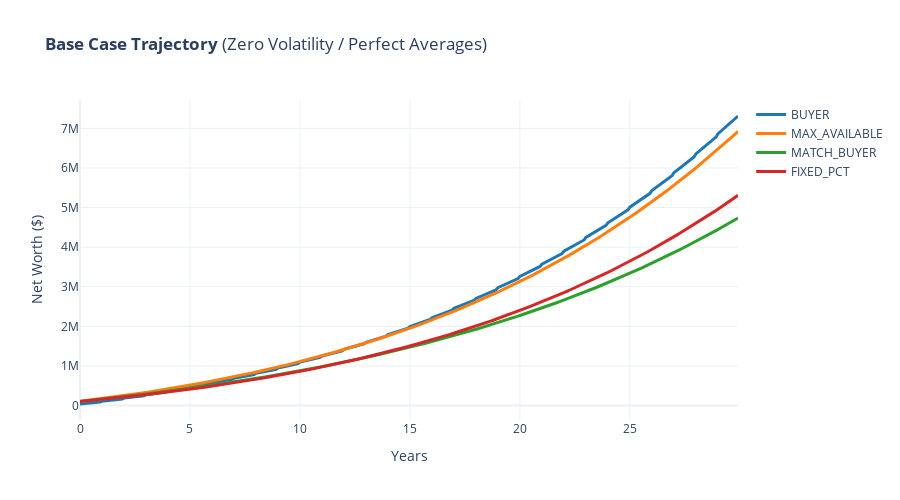
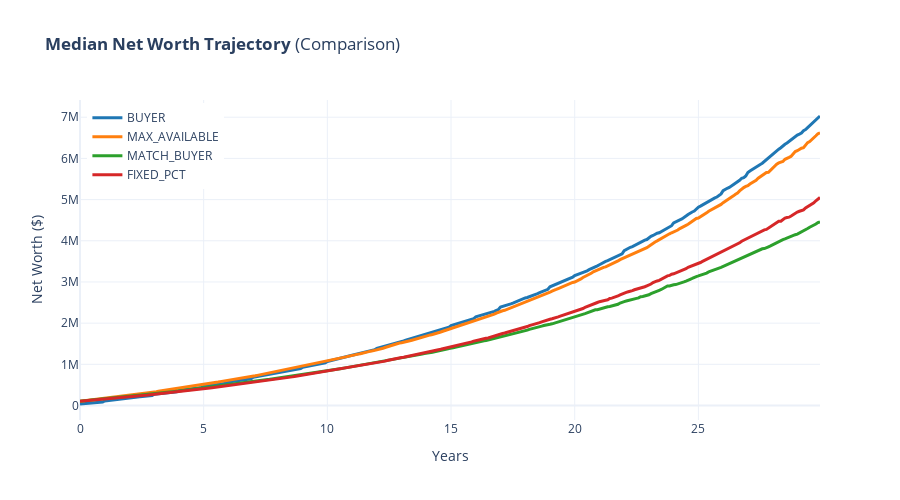
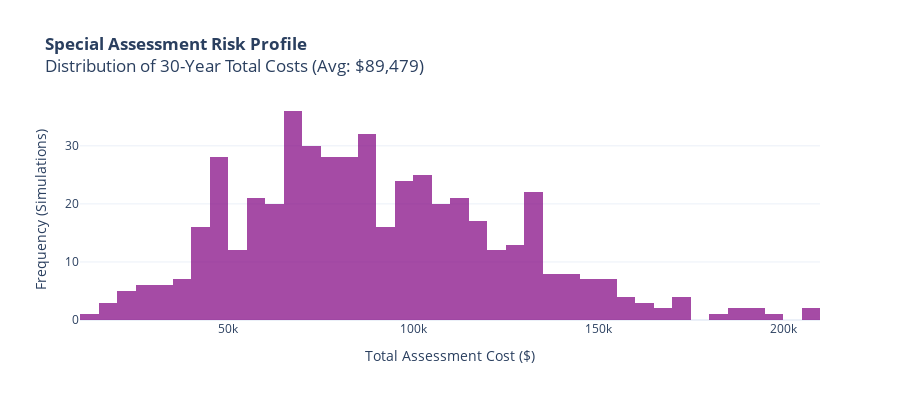
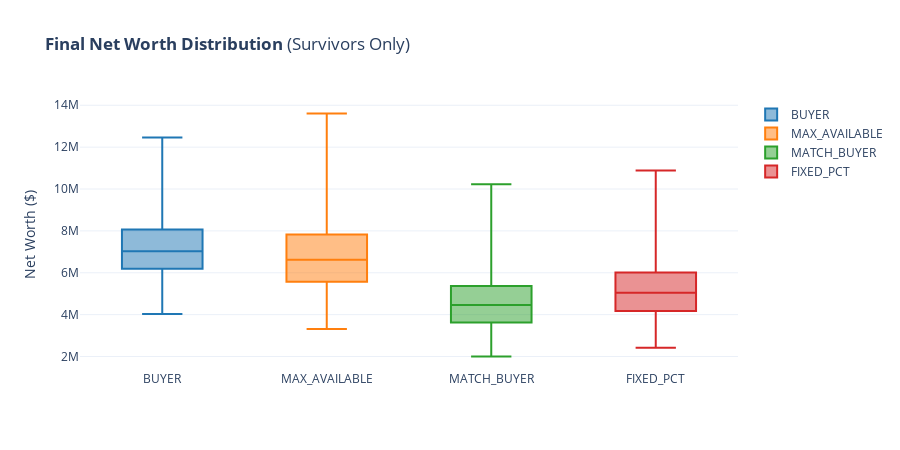

Notebook code for these charts, in order:
### Code cell
import plotly.graph_objects as go
import numpy as np
import pandas as pd
from plotly.subplots import make_subplots


engine = ExtendedSimulationEngine(
    rent=RentParams(
        start_rent=2600,
        growth=0.03
    ),
    years=30,
    market=MarketParams(0.06, 0.08, 0.02),
    income=IncomeParams(150000, 0.03, 0.30),
    living=LivingCostParams(1000, 0.02),
    property_p=PropertyParams(
        price=650000,
        down_pct=0.10,
        mortgage_rate=0.045,
        amort_years=30,
        appreciation=0.03,
        property_tax_rate=0.0061,
        condo_fee=650,
        maintenance_pct=0.005,
        selling_cost_pct=0.05
    ),
    accounts=RegisteredAccountRules(
        tfsa_start_room=80000,
        tfsa_annual_room=7000,
        rrsp_start_room=50000,
        rrsp_max_annual=32000,
        rrsp_pct_income=0.18
    ),
    assessment_risk=AssessmentRisk(0.02, 0.03, 5000, 35000)
)

bankruptcy_policy = BankruptcyPolicy(
    min_liquidity=5000,
    max_debt_ratio=6
)

results, bankruptcies = run_cohort(
    engine,
    runs=500,
    renter_strategies=[
        RenterStrategy.MAX_AVAILABLE,
        RenterStrategy.FIXED_PCT,
        RenterStrategy.MATCH_BUYER
    ],
    bankruptcy_policy=bankruptcy_policy
)


# ==========================================
# 1. VERBOSE PARAMETER PRINTING
# ==========================================
def print_parameters(engine, policy):
    p = engine.property
    m = engine.market
    r = engine.rent
    i = engine.income
    ar = engine.assessment_risk
    
    print("="*65)
    print(f"SIMULATION CONFIGURATION (30 Years / {engine.months} Months)")
    print("="*65)
    print(f"[PROPERTY]  Price: ${p.price:,.0f} | Down: {p.down_pct:.0%} | Rate: {p.mortgage_rate:.2%}")
    print(f"            Tax: {p.property_tax_rate:.2%} | Maint: {p.maintenance_pct:.1%} | Condo Fee: ${p.condo_fee}/mo")
    print(f"[RENT]      Start: ${r.start_rent}/mo | Growth: {r.growth:.1%}")
    print(f"[MARKET]    Return: {m.annual_return:.1%} | Volatility: {m.annual_volatility:.1%} | Inflation: {m.inflation:.1%}")
    print(f"[RISK]      Assessments: {ar.prob_start:.1%} prob, ${ar.min_cost/1000:.0f}k-${ar.max_cost/1000:.0f}k range")
    print(f"[POLICY]    Bankruptcy: <${policy.min_liquidity} Liq or >{policy.max_debt_ratio}x Debt/Income")
    print("="*65 + "\n")


# ==========================================
# 2. a) BASE CASE (DETERMINISTIC) RUNNER
# ==========================================
def run_deterministic_base_case(engine, strategies, policy):
    """
    Runs the simulation ONCE with zero volatility (perfect averages).
    Useful to see the 'theoretical' geometric drift.
    """
    # 1. Create constant (flat) arrays for returns
    # We use the MEAN values for everything.
    flat_market_ret = np.full(engine.years, engine.market.annual_return)
    flat_prop_ret = np.full(engine.years, engine.property.appreciation)
    
    # 2. Smooth out assessments (Expected Value distributed evenly)
    # Approx expected cost = probability * (min + max) / 2
    avg_assess_cost = engine.assessment_risk.prob_start * (engine.assessment_risk.min_cost + engine.assessment_risk.max_cost) / 2
    # We'll just apply this small cost annually to be fair
    flat_assessments = np.zeros(engine.years)
    flat_assessments[5:] = avg_assess_cost # Start after year 5 like the risk model
    
    # 3. Initial Capital (Opportunity Cost)
    initial_capital = (
        engine.property.price * engine.property.down_pct + 
        engine.property.price * engine.property.selling_cost_pct
    )

    results = {}
    
    # BUYER
    b_series, b_flow, _ = engine.run_buyer(flat_market_ret, flat_prop_ret, flat_assessments)
    b_flow_series = pd.Series(b_flow)
    results["BUYER"] = b_series.values

    # RENTERS
    for strat in strategies:
        r_eng = RenterEngine(strat, b_flow_series)
        r_series, _ = engine.run_renter(
            market_returns=flat_market_ret,
            assessment_timeline=flat_assessments,
            renter_engine=r_eng,
            bankruptcy_policy=policy,
            initial_capital=initial_capital
        )
        results[strat] = r_series.values
        
    return results

# ==========================================
# 2. EXECUTION (Running the Cohort)
# ==========================================

def run_cohort_extended(engine, runs, strategies, policy):
    rng = np.random.default_rng(42)
    history = {"BUYER": [], **{s: [] for s in strategies}}
    
    # Track Assessment Statistics
    assessment_stats = {
        "count": [],
        "total_cost": []
    }

    # Calculate Initial Capital for Renters (Opportunity Cost)
    initial_capital = (
        engine.property.price * engine.property.down_pct + 
        engine.property.price * engine.property.selling_cost_pct
    )
    
    print(f"Starting {runs} Simulation Runs...")
    print(f"Renter Initial Investment (Opp. Cost): ${initial_capital:,.2f}")

    for _ in range(runs):
        m_ret = rng.normal(engine.market.annual_return, engine.market.annual_volatility, engine.years)
        p_ret = rng.normal(engine.property.appreciation, 0.05, engine.years)
        assess = generate_assessments(engine.assessment_risk, engine.years, engine.market.inflation, rng)
        
        # Track assessments for this run
        assessment_stats["count"].append(np.count_nonzero(assess))
        assessment_stats["total_cost"].append(np.sum(assess))

        # BUYER
        b_series, b_flow, b_bk = engine.run_buyer(m_ret, p_ret, assess)
        
        # FIX: Convert b_flow list to Series so .iloc works in RenterEngine
        b_flow_series = pd.Series(b_flow)

        if len(b_series) < engine.months: # Pad if bankrupt
            pad = pd.Series([0] * (engine.months - len(b_series)))
            b_series = pd.concat([b_series, pad], ignore_index=True)
        history["BUYER"].append(b_series.values)

        # RENTERS
        for strat in strategies:
            r_eng = RenterEngine(strat, b_flow_series) # Pass the Series, not the list
            
            # Injecting manual initial_capital fix
            r_series, r_bk = engine.run_renter(
                market_returns=m_ret, 
                assessment_timeline=assess, 
                renter_engine=r_eng, 
                bankruptcy_policy=policy,
                initial_capital=initial_capital 
            )
            history[strat].append(r_series.values)
            
    return history, assessment_stats

# --- EXECUTE ---

print_parameters(engine, bankruptcy_policy)
strategies = [RenterStrategy.MAX_AVAILABLE, RenterStrategy.MATCH_BUYER, RenterStrategy.FIXED_PCT]

print(f"1. Running Deterministic Base Case (No Volatility)...")
base_case_results = run_deterministic_base_case(engine, strategies, bankruptcy_policy)

print(f"2. Running Monte Carlo Cohort (500 Runs with Volatility)...")
data, assess_data = run_cohort_extended(engine, 500, strategies, bankruptcy_policy)

# ==========================================
# 3. STATISTICS & VISUALIZATION
# ==========================================

# --- A. Strategy Stats Table ---
stats_rows = []
for strat in ["BUYER"] + strategies:
    runs = data[strat]
    finals = [r[-1] for r in runs]
    survivors = [x for x in finals if x > 0]
    
    win_rate = "N/A"
    if strat != "BUYER":
        buyer_finals = [r[-1] for r in data["BUYER"]]
        wins = sum(r > b for r, b in zip(finals, buyer_finals))
        win_rate = f"{(wins/len(runs))*100:.1f}%"

    stats_rows.append({
        "Strategy": strat,
        "Win Rate (vs Buyer)": win_rate,
        "Median Net Worth": f"${np.median(survivors):,.0f}",
        "Mean Net Worth": f"${np.mean(survivors):,.0f}",
        "Survival Rate": f"{(len(survivors)/len(runs))*100:.1f}%"
    })

df_stats = pd.DataFrame(stats_rows)

# --- B. Assessment Stats ---
mean_assess_count = np.mean(assess_data["count"])
mean_assess_cost = np.mean(assess_data["total_cost"])
max_assess_cost = np.max(assess_data["total_cost"])

print(f"\n[ASSESSMENT STATISTICS]")
print(f"Avg Frequency: {mean_assess_count:.1f} assessments over 30 years")
print(f"Avg Total Cost: ${mean_assess_cost:,.2f}")
print(f"Worst Case Cost: ${max_assess_cost:,.2f}")

# --- C. PLOTLY VISUALIZATIONS ---

colors = {
    "BUYER": "rgb(31, 119, 180)",          # Blue
    "MAX_AVAILABLE": "rgb(255, 127, 14)",  # Orange
    "MATCH_BUYER": "rgb(44, 160, 44)",     # Green
    "FIXED_PCT": "rgb(214, 39, 40)"        # Red
}

x_axis = np.arange(engine.months) / 12

# --- CHART A: BASE CASE (DETERMINISTIC) ---
fig_base = go.Figure()
for strat in ["BUYER"] + strategies:
    fig_base.add_trace(go.Scatter(
        x=x_axis, y=base_case_results[strat],
        mode='lines', name=strat,
        line=dict(color=colors[strat], width=3)
    ))

fig_base.update_layout(
    title="<b>Base Case Trajectory</b> (Zero Volatility / Perfect Averages)",
    xaxis_title="Years",
    yaxis_title="Net Worth ($)",
    template="plotly_white",
    height=500,
    hovermode="x unified"
)
fig_base.show()

# 1. COMBINED TRAJECTORY CHART
fig_main = go.Figure()

for strat in ["BUYER"] + strategies:
    matrix = np.array(data[strat])
    p50 = np.median(matrix, axis=0) # Median Line
    
    fig_main.add_trace(go.Scatter(
        x=x_axis, y=p50, 
        mode='lines', 
        name=strat, 
        line=dict(color=colors[strat], width=3)
    ))

fig_main.update_layout(
    title="<b>Median Net Worth Trajectory</b> (Comparison)",
    xaxis_title="Years",
    yaxis_title="Net Worth ($)",
    template="plotly_white",
    height=500,
    hovermode="x unified",
    legend=dict(yanchor="top", y=0.99, xanchor="left", x=0.01)
)
fig_main.show()

# 2. ASSESSMENT COST DISTRIBUTION
fig_assess = go.Figure()
fig_assess.add_trace(go.Histogram(
    x=assess_data["total_cost"],
    nbinsx=40,
    marker_color='purple',
    opacity=0.7,
    name="Total Cost"
))
fig_assess.update_layout(
    title=f"<b>Special Assessment Risk Profile</b><br>Distribution of 30-Year Total Costs (Avg: ${mean_assess_cost:,.0f})",
    xaxis_title="Total Assessment Cost ($)",
    yaxis_title="Frequency (Simulations)",
    template="plotly_white",
    height=400
)
fig_assess.show()

# 3. SURVIVOR BOX PLOT
fig_box = go.Figure()
for strat in ["BUYER"] + strategies:
    # Filter only survivors for fair comparison in box plot
    vals = [r[-1] for r in data[strat] if r[-1] > 0]
    fig_box.add_trace(go.Box(y=vals, name=strat, marker_color=colors[strat], boxpoints=False))

fig_box.update_layout(
    title="<b>Final Net Worth Distribution</b> (Survivors Only)",
    yaxis_title="Net Worth ($)",
    template="plotly_white",
    height=450
)
fig_box.show()

# 4. STATS TABLE
fig_tbl = go.Figure(data=[go.Table(
    header=dict(values=list(df_stats.columns), fill_color='paleturquoise', align='left'),
    cells=dict(values=[df_stats[k].tolist() for k in df_stats.columns], fill_color='lavender', align='left')
)])
fig_tbl.update_layout(title="<b>Complete Statistical Summary</b>", height=300)
fig_tbl.show()

# --- CHART 6: NET WORTH DENSITY (NEW!) ---
fig_density = go.Figure()
for strat in ["BUYER"] + strategies:
    # Filter survivors only for clean distribution
    vals = [r[-1] for r in data[strat] if r[-1] > 0]
    
    fig_density.add_trace(go.Histogram(
        x=vals,
        name=strat,
        marker_color=colors[strat],
        opacity=0.6,
        histnorm='probability density', # Normalizes height so area = 1
        xbins=dict( # Auto-binning optimization
            start=min(vals),
            end=max(vals),
            size=(max(vals) - min(vals)) / 50
        )
    ))

fig_density.update_layout(
    title="<b>6. Net Worth Density (The 'Luck' Curve)</b>",
    xaxis_title="Final Net Worth ($)",
    yaxis_title="Probability Density",
    barmode='overlay', # Shows overlaps clearly
    template="plotly_white",
    height=500,
    legend=dict(yanchor="top", y=0.99, xanchor="right", x=0.99)
)
fig_density.show()

### Figure 1 — Plotly figure (JSON) as saved in the notebook; plotly's stock layout.template omitted (floating-point values rounded to 4 significant figures; data arrays with more than 128 entries replaced by an {"elided": "..."} marker saying what was removed)
{"data": [{"line": {"color": "rgb(31, 119, 180)", "width": 3}, "mode": "lines", "name": "BUYER", "type": "scatter", "x": {"elided": "360 float values"}, "y": {"elided": "360 float values"}}, {"line": {"color": "rgb(255, 127, 14)", "width": 3}, "mode": "lines", "name": "MAX_AVAILABLE", "type": "scatter", "x": {"elided": "360 float values"}, "y": {"elided": "360 float values"}}, {"line": {"color": "rgb(44, 160, 44)", "width": 3}, "mode": "lines", "name": "MATCH_BUYER", "type": "scatter", "x": {"elided": "360 float values"}, "y": {"elided": "360 float values"}}, {"line": {"color": "rgb(214, 39, 40)", "width": 3}, "mode": "lines", "name": "FIXED_PCT", "type": "scatter", "x": {"elided": "360 float values"}, "y": {"elided": "360 float values"}}], "layout": {"height": 500, "hovermode": "x unified", "title": {"text": "<b>Base Case Trajectory</b> (Zero Volatility / Perfect Averages)"}, "xaxis": {"title": {"text": "Years"}}, "yaxis": {"title": {"text": "Net Worth ($)"}}}}

### Figure 2 — Plotly figure (JSON) as saved in the notebook; plotly's stock layout.template omitted (floating-point values rounded to 4 significant figures; data arrays with more than 128 entries replaced by an {"elided": "..."} marker saying what was removed)
{"data": [{"line": {"color": "rgb(31, 119, 180)", "width": 3}, "mode": "lines", "name": "BUYER", "type": "scatter", "x": {"elided": "360 float values"}, "y": {"elided": "360 float values"}}, {"line": {"color": "rgb(255, 127, 14)", "width": 3}, "mode": "lines", "name": "MAX_AVAILABLE", "type": "scatter", "x": {"elided": "360 float values"}, "y": {"elided": "360 float values"}}, {"line": {"color": "rgb(44, 160, 44)", "width": 3}, "mode": "lines", "name": "MATCH_BUYER", "type": "scatter", "x": {"elided": "360 float values"}, "y": {"elided": "360 float values"}}, {"line": {"color": "rgb(214, 39, 40)", "width": 3}, "mode": "lines", "name": "FIXED_PCT", "type": "scatter", "x": {"elided": "360 float values"}, "y": {"elided": "360 float values"}}], "layout": {"height": 500, "hovermode": "x unified", "legend": {"x": 0.01, "xanchor": "left", "y": 0.99, "yanchor": "top"}, "title": {"text": "<b>Median Net Worth Trajectory</b> (Comparison)"}, "xaxis": {"title": {"text": "Years"}}, "yaxis": {"title": {"text": "Net Worth ($)"}}}}

### Figure 3 — Plotly figure (JSON) as saved in the notebook; plotly's stock layout.template omitted (floating-point values rounded to 4 significant figures; data arrays with more than 128 entries replaced by an {"elided": "..."} marker saying what was removed)
{"data": [{"marker": {"color": "purple"}, "name": "Total Cost", "nbinsx": 40, "opacity": 0.7, "type": "histogram", "x": {"elided": "500 float values"}}], "layout": {"height": 400, "title": {"text": "<b>Special Assessment Risk Profile</b><br>Distribution of 30-Year Total Costs (Avg: $89,479)"}, "xaxis": {"title": {"text": "Total Assessment Cost ($)"}}, "yaxis": {"title": {"text": "Frequency (Simulations)"}}}}

### Figure 4 — Plotly figure (JSON) as saved in the notebook; plotly's stock layout.template omitted (floating-point values rounded to 4 significant figures; data arrays with more than 128 entries replaced by an {"elided": "..."} marker saying what was removed)
{"data": [{"boxpoints": false, "marker": {"color": "rgb(31, 119, 180)"}, "name": "BUYER", "type": "box", "y": {"elided": "500 float values"}}, {"boxpoints": false, "marker": {"color": "rgb(255, 127, 14)"}, "name": "MAX_AVAILABLE", "type": "box", "y": {"elided": "500 float values"}}, {"boxpoints": false, "marker": {"color": "rgb(44, 160, 44)"}, "name": "MATCH_BUYER", "type": "box", "y": {"elided": "500 float values"}}, {"boxpoints": false, "marker": {"color": "rgb(214, 39, 40)"}, "name": "FIXED_PCT", "type": "box", "y": {"elided": "500 float values"}}], "layout": {"height": 450, "title": {"text": "<b>Final Net Worth Distribution</b> (Survivors Only)"}, "yaxis": {"title": {"text": "Net Worth ($)"}}}}
